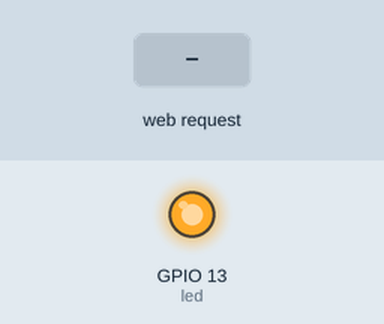
Simulated run of this sketch. Board: ESP8266 (NodeMCU). Shown: output pins drawn as LEDs (lit = HIGH). The test bench sets the inputs (shaded band). WiFi joins after 1.5 s; servers stay silent unless stated; storage starts empty; what the sketch prints to the serial monitor is not drawn.

Above: at 2.7 s.
2.8 s: HTTP request GET /led5_off received
At 3.1 s:
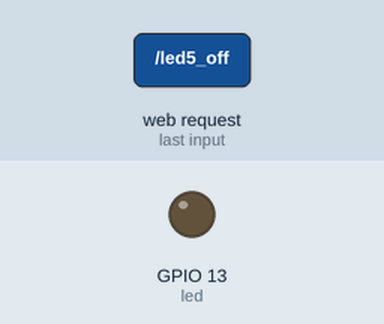
4.3 s: HTTP request GET /led5_on received
At 5.5 s:
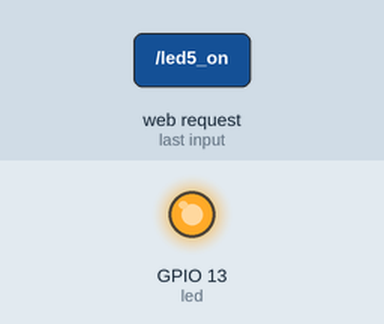
5.8 s: HTTP request GET /ldr received
At 6.6 s:
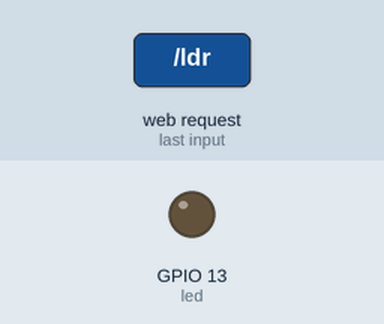
Timing chart, 0 to 8.8 s (numbered marks = the images above; inputs shaded):
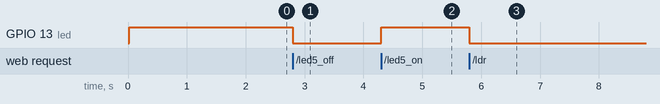

The sketch:

Sketch_ldr.ino
```cpp
#include <Arduino.h>
#include <FS.h>
#include <ESP8266WiFi.h>
#include <WiFiClient.h>
#include <ESP8266WebServer.h>

#define led 13
#define ldr A0

int vlrd = 0;

const char* ssid = "A&MLuans";
const char* password = "a&mluans000408";

String webPage = "";
String stylePage = "";
String scriptPage = "";

ESP8266WebServer server(80);

void handleRoot() {
  server.send(200, "text/html", webPage);
}

void handle_ldr(){
  vlrd = analogRead(ldr);
  if(vlrd > 50){
    digitalWrite(led, LOW);
  }else{
    digitalWrite(led, HIGH);
  }
}

void handle_led_on(){
  digitalWrite(led, HIGH);
}

void handle_led_off(){
  digitalWrite(led, LOW);
}

void handleRootS(){
  server.send(200, "text/css", stylePage);
}

void handleRootJS(){
  server.send(200, "text/javascript", scriptPage);
}

void readFile(void) {
  //Faz a leitura do arquivo HTML
  File rFile = SPIFFS.open("/index.html","r");
  Serial.println("Lendo arquivo HTML...");
  webPage = rFile.readString();
  Serial.println(webPage);
  rFile.close();
}

void readFileS(void){
  File rFile = SPIFFS.open("/style.css","r");
  Serial.println("Lendo arquivo css...");
  stylePage = rFile.readString();
  Serial.println(stylePage);
  rFile.close();
}

void readFileJS(void){
  File rFile = SPIFFS.open("/script.js","r");
  Serial.println("Lendo arquivo script...");
  scriptPage = rFile.readString();
  Serial.println(scriptPage);
  rFile.close();
}

void setup() {
  Serial.begin(9600);
  SPIFFS.begin();

  pinMode(led, OUTPUT);

  digitalWrite(led, HIGH);

  if(SPIFFS.exists("/index.html")){
    Serial.println("\n\nfile exists!");
  }else {
    Serial.println("\n\nNo File :(");
  }

  readFile();
  readFileS();
  readFileJS();

  WiFi.begin(ssid, password);
  // Wait for connection
  while (WiFi.status() != WL_CONNECTED) {
    delay(500);
    Serial.print(".");
  }
  Serial.println("");
  Serial.print("Connected to ");
  Serial.println(ssid);
  Serial.print("IP address: ");
  Serial.println(WiFi.localIP());

  server.on("/", handleRoot);
  server.on("/style.css", handleRootS);
  server.on("/script.js", handleRootJS);
  server.on("/led5_on", handle_led_on);
  server.on("/led5_off", handle_led_off);
  server.on("/ldr", handle_ldr);

  server.begin();
}

void loop() {
    server.handleClient();
    //Serial.println(analogRead(ldr));
}
```

Measured:
- after the input at 2.8 s, GPIO 13 (led): HIGH → LOW at once
- after the input at 4.3 s, GPIO 13 (led): LOW → HIGH at once
- after the input at 5.8 s, GPIO 13 (led): HIGH → LOW at once
